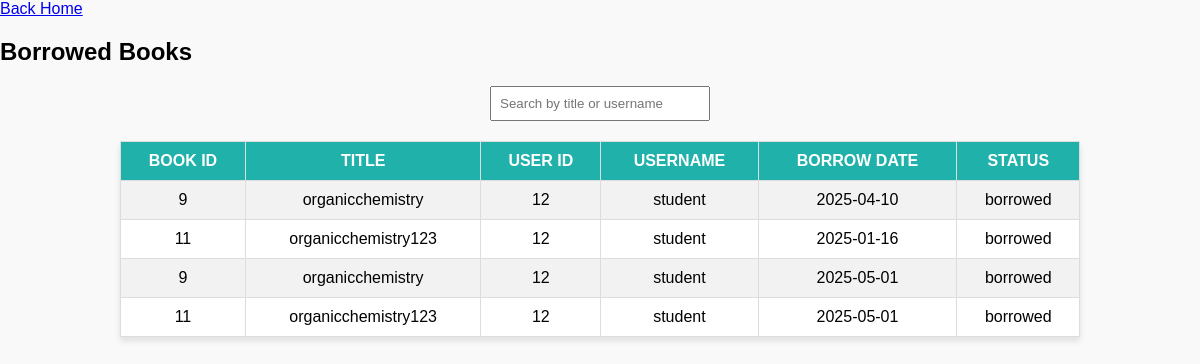
/borrowed_books.php, run on an earlier commit of the app's database.
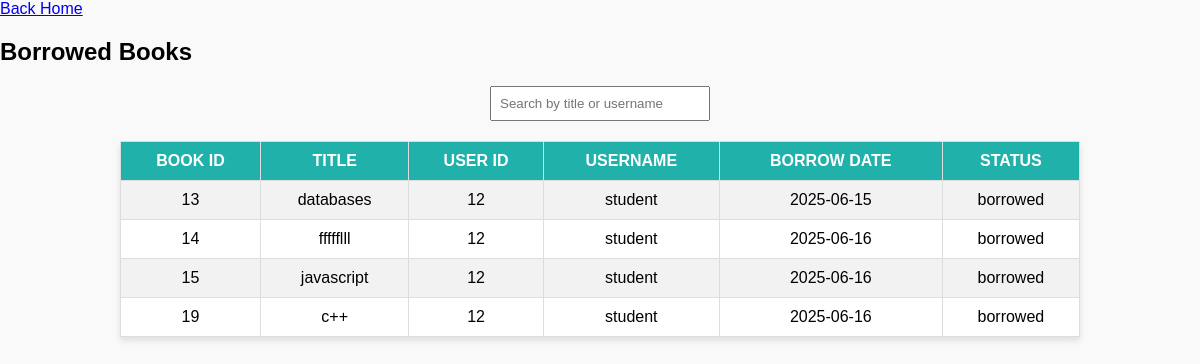
And on a later commit of the database.
### tables this page shows
CREATE TABLE `borrows` (
  `borrow_id` int(11) NOT NULL,
  `user_id` int(11) DEFAULT NULL,
  `book_id` int(11) DEFAULT NULL,
  `borrow_date` date NOT NULL DEFAULT current_timestamp(),
  `return_date` date DEFAULT NULL,
  `penalty` decimal(10,2) NOT NULL
);

CREATE TABLE `books` (
  `book_id` int(11) NOT NULL,
  `title` varchar(255) NOT NULL,
  `author` varchar(255) NOT NULL,
  `isbn` varchar(20) DEFAULT NULL,
  `edition` varchar(255) NOT NULL,
  `publisher` varchar(255) NOT NULL,
  `department` varchar(255) NOT NULL,
  `quantity` int(255) NOT NULL,
  `available_qty` int(255) NOT NULL,
  `cover_image` varchar(255) DEFAULT NULL,
  `status` enum('available','on_hold','borrowed') DEFAULT 'available',
  `upload_date` timestamp NOT NULL DEFAULT current_timestamp()
);

CREATE TABLE `users` (
  `user_id` int(11) NOT NULL,
  `fname` varchar(255) NOT NULL,
  `lname` varchar(255) NOT NULL,
  `idnum` varchar(255) NOT NULL,
  `entry_date` varchar(255) NOT NULL,
  `department` varchar(255) NOT NULL,
  `email` varchar(255) NOT NULL,
  `username` varchar(50) NOT NULL,
  `password` varchar(255) NOT NULL,
  `role` enum('admin','circulation','student') NOT NULL DEFAULT 'circulation'
);

### borrowed_books.php (the view, shortened to what this page needs)
<?php
include('db.php');
?>
<!DOCTYPE html>
<html lang="en">
<head>
</head>
<body>
<a href="circulationpage.php">Back Home</a>
    <h2>Borrowed Books</h2>
    <input type="text" id="search" placeholder="Search by title or username" onkeyup="searchBooks()">
    <table>
        <tr>
            <th>Book ID</th>
            <th>Title</th>
            <th>User ID</th>
            <th>Username</th>
            <th>Borrow Date</th>
            <th>Status</th>
        </tr>
        <?php
        $sql = "SELECT books.book_id, books.title, books.status, users.user_id, users.username, borrows.borrow_date
                FROM borrows
                JOIN books ON borrows.book_id = books.book_id
                JOIN users ON borrows.user_id = users.user_id WHERE books.status='borrowed'";
        $result = $conn->query($sql);
        if ($result->num_rows > 0) {
            while ($row = $result->fetch_assoc()) {
                echo "<tr class='book-row'>";
                echo "<td>" .$row["book_id"]. "</td>";
                echo "<td class='title'>" . htmlspecialchars($row["title"]) . "</td>";
                echo "<td>" . htmlspecialchars($row["user_id"]) . "</td>";
                echo "<td class='username'>" . htmlspecialchars($row["username"]) . "</td>";
                echo "<td>" . htmlspecialchars($row["borrow_date"]) . "</td>";
                echo "<td>" . htmlspecialchars($row["status"]) . "</td>";
                echo "</tr>";
            }
        } else {
            echo "<tr><td colspan='4'>No borrowed books found.</td></tr>";
        }
        ?>
    </table>
</body>
</html>

What changed in the data, as far as the page shows it:
no longer on this page (row unchanged): borrows: book.book_id "9", book.title "organicchemistry", user.user_id "12", user.username "student", borrow_date "2025-04-10", book.status "borrowed"
no longer on this page (row unchanged): borrows: book.book_id "11", book.title "organicchemistry123", user.user_id "12", user.username "student", borrow_date "2025-01-16", book.status "borrowed"
no longer on this page (row edited): borrows: book.book_id "9", book.title "organicchemistry", user.user_id "12", user.username "student", borrow_date "2025-05-01", book.status "borrowed"
no longer on this page (row edited): borrows: book.book_id "11", book.title "organicchemistry123", user.user_id "12", user.username "student", borrow_date "2025-05-01", book.status "borrowed"
added borrows: book.book_id "13", book.title "databases", user.user_id "12", user.username "student", borrow_date "2025-06-15", book.status "borrowed"
added borrows: book.book_id "14", book.title "ffffflll", user.user_id "12", user.username "student", borrow_date "2025-06-16", book.status "borrowed"
added borrows: book.book_id "15", book.title "javascript", user.user_id "12", user.username "student", borrow_date "2025-06-16", book.status "borrowed"
added borrows: book.book_id "19", book.title "c++", user.user_id "12", user.username "student", borrow_date "2025-06-16", book.status "borrowed"
